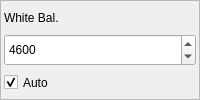
                      <widget class="QFrame" name="frme_cap_white_2">
                       <property name="sizePolicy">
                        <sizepolicy hsizetype="Ignored" vsizetype="Preferred">
                         <horstretch>0</horstretch>
                         <verstretch>0</verstretch>
                        </sizepolicy>
                       </property>
                       <property name="layoutDirection">
                        <enum>Qt::LeftToRight</enum>
                       </property>
                       <property name="frameShape">
                        <enum>QFrame::StyledPanel</enum>
                       </property>
                       <property name="frameShadow">
                        <enum>QFrame::Plain</enum>
                       </property>
                       <layout class="QVBoxLayout" name="layout_vrt_frme_cap_white_2">
                        <property name="spacing">
                         <number>0</number>
                        </property>
                        <property name="leftMargin">
                         <number>3</number>
                        </property>
                        <property name="topMargin">
                         <number>0</number>
                        </property>
                        <property name="rightMargin">
                         <number>3</number>
                        </property>
                        <property name="bottomMargin">
                         <number>0</number>
                        </property>
                        <item>
                         <widget class="QLabel" name="lbl_static_white_2">
                          <property name="sizePolicy">
                           <sizepolicy hsizetype="Ignored" vsizetype="Preferred">
                            <horstretch>0</horstretch>
                            <verstretch>0</verstretch>
                           </sizepolicy>
                          </property>
                          <property name="text">
                           <string>White Bal.</string>
                          </property>
                         </widget>
                        </item>
                        <item>
                         <widget class="QSpinBox" name="spbx_cap_white_2">
                          <property name="sizePolicy">
                           <sizepolicy hsizetype="Ignored" vsizetype="Preferred">
                            <horstretch>0</horstretch>
                            <verstretch>0</verstretch>
                           </sizepolicy>
                          </property>
                          <property name="maximum">
                           <number>10000</number>
                          </property>
                          <property name="singleStep">
                           <number>10</number>
                          </property>
                          <property name="value">
                           <number>4600</number>
                          </property>
                         </widget>
                        </item>
                        <item>
                         <widget class="QCheckBox" name="chbx_cap_autowhite_2">
                          <property name="sizePolicy">
                           <sizepolicy hsizetype="Ignored" vsizetype="Preferred">
                            <horstretch>0</horstretch>
                            <verstretch>0</verstretch>
                           </sizepolicy>
                          </property>
                          <property name="layoutDirection">
                           <enum>Qt::LeftToRight</enum>
                          </property>
                          <property name="text">
                           <string>Auto</string>
                          </property>
                          <property name="checked">
                           <bool>true</bool>
                          </property>
                         </widget>
                        </item>
                       </layout>
                      </widget>
